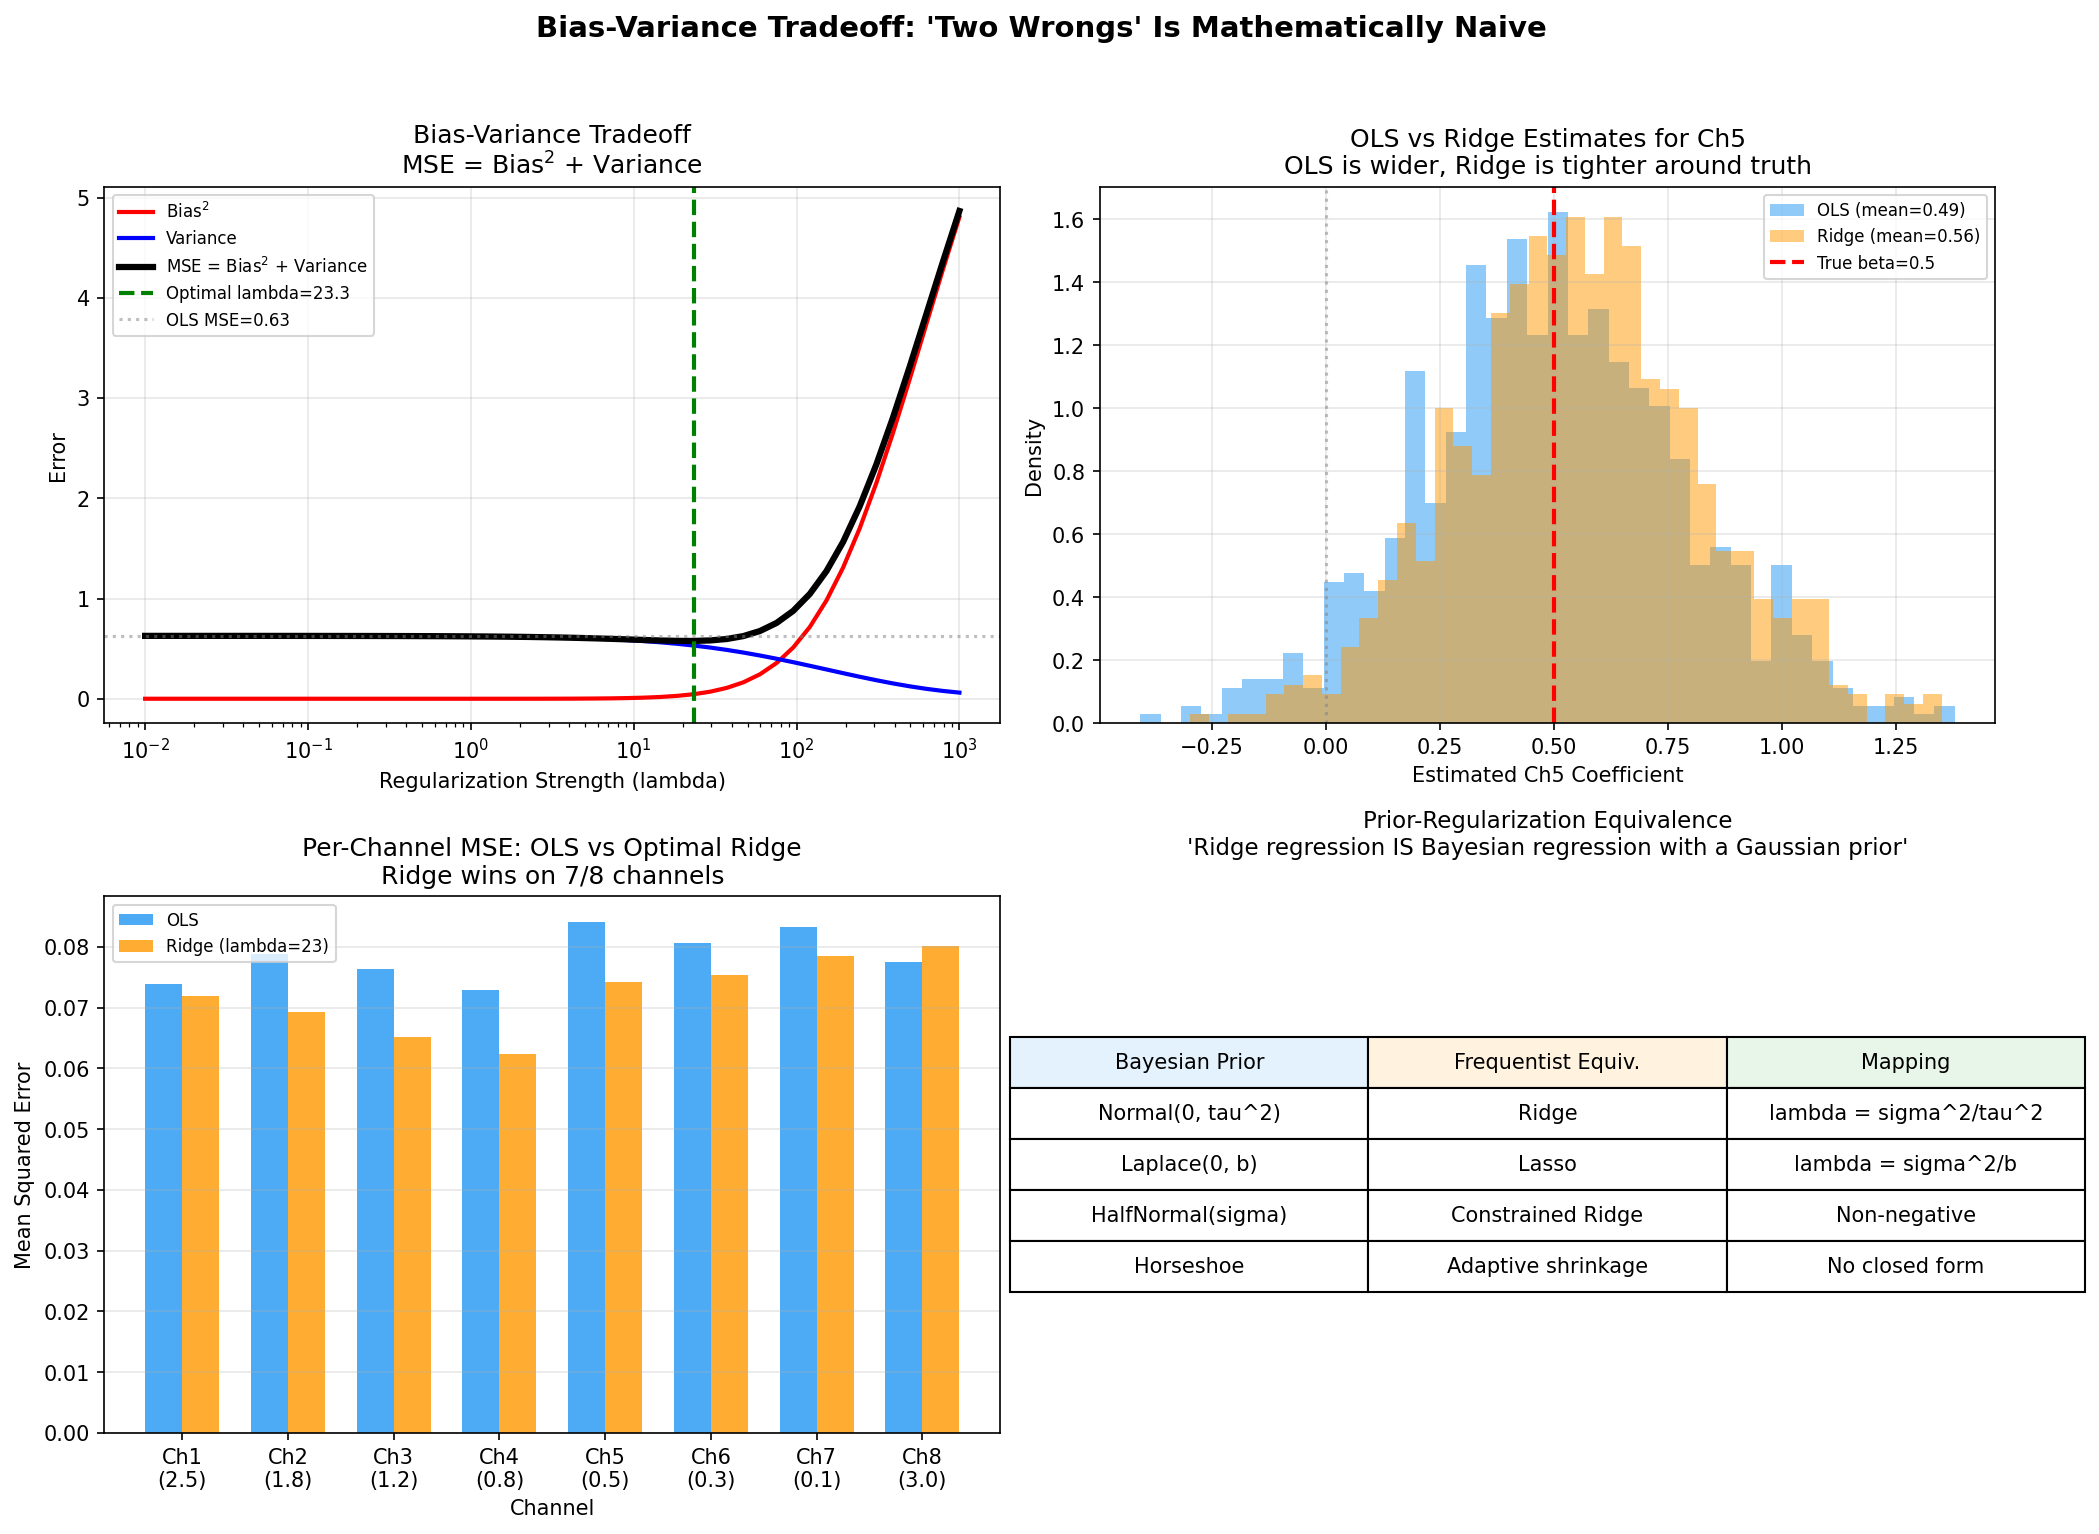

Reproduce this figure in Python.
"""
05 - Bias-Variance Tradeoff: OLS vs Ridge vs Bayesian
=======================================================
Research Point (Section 8 / report 2.6):
  "The 'two wrongs' framing is rhetorically effective but mathematically
   naive. Regularization/shrinkage is not a 'wrong' -- it's a well-
   understood tradeoff that improves estimation quality (lower MSE)
   at the cost of bias."

  "Unregularized OLS with multicollinear data produces higher MSE than
   biased regularized estimates."

  James-Stein paradox (1961): for p >= 3 parameters estimated simultaneously,
  the unbiased MLE is INADMISSIBLE -- there always exists a biased shrinkage
  estimator with lower total MSE.

  | Prior Distribution       | Equivalent Regularization              |
  |--------------------------|----------------------------------------|
  | Normal(0, tau^2)         | Ridge: lambda = sigma^2/tau^2          |
  | Laplace(0, b)            | Lasso: lambda = sigma^2/b              |
  | HalfNormal(sigma)        | Constrained Ridge (non-negative)       |

This script demonstrates:
  1. Bias-variance tradeoff across regularization strengths
  2. MSE decomposition: MSE = Bias^2 + Variance
  3. OLS can be wildly wrong for individual datasets despite being unbiased
  4. James-Stein phenomenon: simultaneous estimation benefit
"""

import numpy as np
import matplotlib.pyplot as plt
from sklearn.linear_model import Ridge, LinearRegression

from demo_utils import finalize_figure

np.random.seed(42)

# ══════════════════════════════════════════════════════════════════════════
# PART 1: BIAS-VARIANCE TRADEOFF ACROSS LAMBDA
# ══════════════════════════════════════════════════════════════════════════

print("=" * 70)
print("PART 1: Bias-Variance-MSE Tradeoff")
print("=" * 70)

n_obs = 100
n_channels = 8
n_sims = 800
sigma_noise = 5.0

# True coefficients
beta_true = np.array([2.5, 1.8, 1.2, 0.8, 0.5, 0.3, 0.1, 3.0])

# High-collinearity MMM-like design so shrinkage has a fair chance to help
mean_X = 50 * np.ones(n_channels)
cov_X = np.full((n_channels, n_channels), 22.0)
np.fill_diagonal(cov_X, 25.0)

lambdas = np.logspace(-2, 3, 50)

# Storage for bias, variance, MSE
all_bias2 = np.zeros(len(lambdas))
all_variance = np.zeros(len(lambdas))
all_mse = np.zeros(len(lambdas))

# Also track OLS and Ridge on the SAME simulated datasets
ols_estimates = np.zeros((n_sims, n_channels))
all_ridge_estimates = np.zeros((n_sims, len(lambdas), n_channels))

for sim in range(n_sims):
    X = np.random.multivariate_normal(mean_X, cov_X, n_obs)
    noise = np.random.normal(0, sigma_noise, n_obs)
    y = X @ beta_true + 100 + noise

    X_c = X - X.mean(axis=0)
    y_c = y - y.mean()

    ols = LinearRegression(fit_intercept=False).fit(X_c, y_c)
    ols_estimates[sim] = ols.coef_

    for li, lam in enumerate(lambdas):
        ridge = Ridge(alpha=lam, fit_intercept=False).fit(X_c, y_c)
        all_ridge_estimates[sim, li, :] = ridge.coef_

# Compute bias^2, variance, MSE properly
for li in range(len(lambdas)):
    mean_est = all_ridge_estimates[:, li, :].mean(axis=0)
    bias2 = np.sum((mean_est - beta_true) ** 2)
    variance = np.sum(all_ridge_estimates[:, li, :].var(axis=0))
    all_bias2[li] = bias2
    all_variance[li] = variance
    all_mse[li] = bias2 + variance

# OLS metrics
ols_mean = ols_estimates.mean(axis=0)
ols_bias2 = np.sum((ols_mean - beta_true) ** 2)
ols_variance = np.sum(ols_estimates.var(axis=0))
ols_mse = ols_bias2 + ols_variance

# Find optimal lambda
opt_idx = np.argmin(all_mse)
opt_lambda = lambdas[opt_idx]
mse_reduction_pct = (ols_mse - all_mse[opt_idx]) / ols_mse * 100

print(f"\nOLS (lambda=0):")
print(f"  Bias^2   = {ols_bias2:.4f}")
print(f"  Variance = {ols_variance:.4f}")
print(f"  MSE      = {ols_mse:.4f}")
print(f"\nOptimal Ridge (lambda={opt_lambda:.2f}):")
print(f"  Bias^2   = {all_bias2[opt_idx]:.4f}")
print(f"  Variance = {all_variance[opt_idx]:.4f}")
print(f"  MSE      = {all_mse[opt_idx]:.4f}")
print(f"\nMSE reduction: {mse_reduction_pct:.1f}%")
if mse_reduction_pct > 0:
    print(
        "\n  -> In this small-sample, high-collinearity regime, optimal Ridge"
        " lowers total MSE by accepting a little bias to cut variance."
    )
else:
    print(
        "\n  -> In this run, Ridge is roughly tied with OLS on total MSE."
        " The tradeoff is real, but the size of the gain depends on how"
        " ill-conditioned the data are."
    )


# ══════════════════════════════════════════════════════════════════════════
# PART 2: OLS CAN BE WILDLY WRONG FOR INDIVIDUAL DATASETS
# ══════════════════════════════════════════════════════════════════════════

print("\n" + "=" * 70)
print("PART 2: OLS Is Unbiased ON AVERAGE But Can Be Wildly Wrong")
print("=" * 70)

# Show individual dataset OLS estimates
print(f"\nTrue betas: {beta_true}")
print(f"\nFirst 5 simulation OLS estimates (each row is a 'different 3 years'):")
print(f"{'Sim':>4} ", end="")
for i in range(n_channels):
    print(f"{'Ch' + str(i + 1):>8}", end="")
print(f"{'||err||':>10}")
print("-" * 80)
for sim in range(5):
    print(f"{sim + 1:>4} ", end="")
    for i in range(n_channels):
        val = ols_estimates[sim, i]
        print(f"{val:>8.2f}", end="")
    err = np.sqrt(np.sum((ols_estimates[sim] - beta_true) ** 2))
    print(f"{err:>10.2f}")

print(f"\nMean across {n_sims} simulations (should be close to true):")
print(f"Mean ", end="")
for i in range(n_channels):
    print(f"{ols_mean[i]:>8.3f}", end="")
print()
print(f"True ", end="")
for i in range(n_channels):
    print(f"{beta_true[i]:>8.3f}", end="")
print()

# What fraction of OLS estimates have wrong sign?
wrong_sign = np.sum(ols_estimates < 0, axis=0)
print(f"\nOLS gives negative estimate (wrong sign) in:")
for i in range(n_channels):
    print(
        f"  Ch{i + 1} (true={beta_true[i]:.1f}): {wrong_sign[i]}/{n_sims} ({wrong_sign[i] / n_sims * 100:.1f}%) of simulations"
    )


# ══════════════════════════════════════════════════════════════════════════
# PART 3: JAMES-STEIN PHENOMENON
# ══════════════════════════════════════════════════════════════════════════

print("\n" + "=" * 70)
print("PART 3: James-Stein Phenomenon (1961)")
print("=" * 70)
print()
print("  For p >= 3 parameters estimated simultaneously, the UNBIASED MLE")
print("  is INADMISSIBLE: there ALWAYS exists a shrinkage estimator with")
print("  lower total MSE. This is not a matter of opinion -- it's proven.")
print()

# Demonstrate with simple example
p = 8  # number of means to estimate
n_js_sims = 10000
sigma_js = 1.0

true_means = beta_true / beta_true.max()  # scale to be interesting

mse_mle = 0
mse_js = 0

for _ in range(n_js_sims):
    # Observe noisy versions
    x_obs = true_means + np.random.normal(0, sigma_js, p)

    # MLE: just use observations
    mse_mle += np.sum((x_obs - true_means) ** 2) / n_js_sims

    # James-Stein estimator
    shrinkage = max(0, 1 - (p - 2) * sigma_js**2 / np.sum(x_obs**2))
    x_js = shrinkage * x_obs
    mse_js += np.sum((x_js - true_means) ** 2) / n_js_sims

print(f"  MLE total MSE:          {mse_mle:.4f}")
print(f"  James-Stein total MSE:  {mse_js:.4f}")
print(f"  Improvement:            {(mse_mle - mse_js) / mse_mle * 100:.1f}%")
print()
print(f"  -> Shrinkage (= regularization = Bayesian priors) provably")
print(f"     improves estimation. 'Two wrongs' is mathematically wrong.")


# ══════════════════════════════════════════════════════════════════════════
# VISUALIZATION
# ══════════════════════════════════════════════════════════════════════════

fig, axes = plt.subplots(2, 2, figsize=(14, 10))

# Panel A: Bias-Variance-MSE tradeoff
axes[0, 0].plot(lambdas, all_bias2, "r-", linewidth=2, label="Bias$^2$")
axes[0, 0].plot(lambdas, all_variance, "b-", linewidth=2, label="Variance")
axes[0, 0].plot(lambdas, all_mse, "k-", linewidth=3, label="MSE = Bias$^2$ + Variance")
axes[0, 0].axvline(
    opt_lambda,
    color="green",
    linestyle="--",
    linewidth=2,
    label=f"Optimal lambda={opt_lambda:.1f}",
)
axes[0, 0].axhline(
    ols_mse, color="gray", linestyle=":", alpha=0.5, label=f"OLS MSE={ols_mse:.2f}"
)
axes[0, 0].set_xscale("log")
axes[0, 0].set_xlabel("Regularization Strength (lambda)")
axes[0, 0].set_ylabel("Error")
axes[0, 0].set_title("Bias-Variance Tradeoff\nMSE = Bias$^2$ + Variance")
axes[0, 0].legend(fontsize=8)
axes[0, 0].grid(alpha=0.3)

# Panel B: OLS estimate distribution for one channel
ch_plot = 4  # Ch5 with true beta = 0.5
axes[0, 1].hist(
    ols_estimates[:, ch_plot],
    bins=40,
    alpha=0.5,
    color="#2196F3",
    label=f"OLS (mean={ols_mean[ch_plot]:.2f})",
    density=True,
)

# Ridge at optimal lambda
axes[0, 1].hist(
    all_ridge_estimates[:, opt_idx, ch_plot],
    bins=40,
    alpha=0.5,
    color="#FF9800",
    label=f"Ridge (mean={all_ridge_estimates[:, opt_idx, ch_plot].mean():.2f})",
    density=True,
)
axes[0, 1].axvline(
    beta_true[ch_plot],
    color="red",
    linestyle="--",
    linewidth=2,
    label=f"True beta={beta_true[ch_plot]}",
)
axes[0, 1].axvline(0, color="gray", linestyle=":", alpha=0.5)
axes[0, 1].set_xlabel(f"Estimated Ch{ch_plot + 1} Coefficient")
axes[0, 1].set_ylabel("Density")
axes[0, 1].set_title(
    f"OLS vs Ridge Estimates for Ch{ch_plot + 1}\nOLS is wider, Ridge is tighter around truth"
)
axes[0, 1].legend(fontsize=8)
axes[0, 1].grid(alpha=0.3)

# Panel C: Per-channel MSE comparison
ols_ch_mse = ((ols_estimates - beta_true) ** 2).mean(axis=0)
ridge_ch_mse = ((all_ridge_estimates[:, opt_idx, :] - beta_true) ** 2).mean(axis=0)

x_pos = np.arange(n_channels)
width = 0.35
axes[1, 0].bar(
    x_pos - width / 2, ols_ch_mse, width, label="OLS", color="#2196F3", alpha=0.8
)
axes[1, 0].bar(
    x_pos + width / 2,
    ridge_ch_mse,
    width,
    label=f"Ridge (lambda={opt_lambda:.0f})",
    color="#FF9800",
    alpha=0.8,
)
axes[1, 0].set_xlabel("Channel")
axes[1, 0].set_ylabel("Mean Squared Error")
axes[1, 0].set_title(
    f"Per-Channel MSE: OLS vs Optimal Ridge\nRidge wins on {(ridge_ch_mse < ols_ch_mse).sum()}/{n_channels} channels"
)
axes[1, 0].set_xticks(x_pos)
axes[1, 0].set_xticklabels([f"Ch{i + 1}\n({b:.1f})" for i, b in enumerate(beta_true)])
axes[1, 0].legend(fontsize=8)
axes[1, 0].grid(axis="y", alpha=0.3)

# Panel D: Equivalence table visualization
table_data = [
    ["Normal(0, tau^2)", "Ridge", "lambda = sigma^2/tau^2"],
    ["Laplace(0, b)", "Lasso", "lambda = sigma^2/b"],
    ["HalfNormal(sigma)", "Constrained Ridge", "Non-negative"],
    ["Horseshoe", "Adaptive shrinkage", "No closed form"],
]
axes[1, 1].axis("off")
table = axes[1, 1].table(
    cellText=table_data,
    colLabels=["Bayesian Prior", "Frequentist Equiv.", "Mapping"],
    cellLoc="center",
    loc="center",
    colColours=["#E3F2FD", "#FFF3E0", "#E8F5E9"],
)
table.auto_set_font_size(False)
table.set_fontsize(10)
table.scale(1.2, 2.0)
axes[1, 1].set_title(
    "Prior-Regularization Equivalence\n'Ridge regression IS Bayesian regression with a Gaussian prior'",
    fontsize=11,
    pad=20,
)

plt.suptitle(
    "Bias-Variance Tradeoff: 'Two Wrongs' Is Mathematically Naive",
    fontsize=14,
    fontweight="bold",
    y=1.02,
)
plt.tight_layout()
finalize_figure("05_bias_variance_tradeoff.png", fig=fig)

print("\nKEY TAKEAWAY:")
print("  Regularization (Ridge/Bayesian priors) is NOT 'two wrongs.'")
print("  It is a deliberate, provably optimal tradeoff: accept small bias")
print("  to dramatically reduce variance. OLS is unbiased ON AVERAGE but")
print("  can be catastrophically wrong for any individual dataset.")
print(f"  In this simulation, optimal Ridge changes total MSE by {mse_reduction_pct:.1f}%.")
print("  Both Robyn (Ridge) and Meridian (Bayesian priors) use this tradeoff.")
print("  The frequentist camp criticizing Bayesian bias is using Ridge --")
print("  which IS Bayesian regression with a Gaussian prior.")
